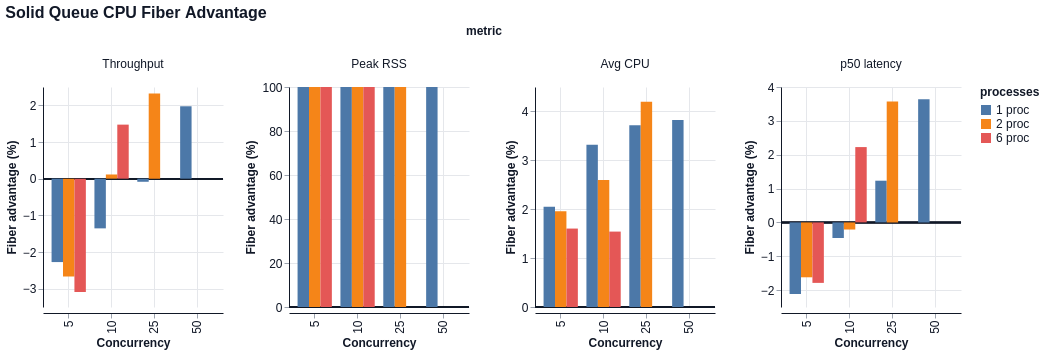

The specification (Vega-Lite) saved for this image:
### Vega-Lite specification from a JSON file in a GitHub repository (floating-point values rounded to 4 significant figures)
{"$schema": "https://vega.github.io/schema/vega-lite/v6.json", "title": "Solid Queue CPU Fiber Advantage", "data": {"values": [{"concurrency": 5, "processes": "1 proc", "metric": "Throughput", "value": -2.275}, {"concurrency": 5, "processes": "1 proc", "metric": "Peak RSS", "value": 100.0}, {"concurrency": 5, "processes": "1 proc", "metric": "Avg CPU", "value": 2.051}, {"concurrency": 5, "processes": "1 proc", "metric": "p50 latency", "value": -2.115}, {"concurrency": 10, "processes": "1 proc", "metric": "Throughput", "value": -1.355}, {"concurrency": 10, "processes": "1 proc", "metric": "Peak RSS", "value": 100.0}, {"concurrency": 10, "processes": "1 proc", "metric": "Avg CPU", "value": 3.317}, {"concurrency": 10, "processes": "1 proc", "metric": "p50 latency", "value": -0.4619}, {"concurrency": 25, "processes": "1 proc", "metric": "Throughput", "value": -0.08478}, {"concurrency": 25, "processes": "1 proc", "metric": "Peak RSS", "value": 100.0}, {"concurrency": 25, "processes": "1 proc", "metric": "Avg CPU", "value": 3.719}, {"concurrency": 25, "processes": "1 proc", "metric": "p50 latency", "value": 1.231}, {"concurrency": 50, "processes": "1 proc", "metric": "Throughput", "value": 1.974}, {"concurrency": 50, "processes": "1 proc", "metric": "Peak RSS", "value": 100.0}, {"concurrency": 50, "processes": "1 proc", "metric": "Avg CPU", "value": 3.823}, {"concurrency": 50, "processes": "1 proc", "metric": "p50 latency", "value": 3.637}, {"concurrency": 5, "processes": "2 proc", "metric": "Throughput", "value": -2.671}, {"concurrency": 5, "processes": "2 proc", "metric": "Peak RSS", "value": 100.0}, {"concurrency": 5, "processes": "2 proc", "metric": "Avg CPU", "value": 1.96}, {"concurrency": 5, "processes": "2 proc", "metric": "p50 latency", "value": -1.622}, {"concurrency": 10, "processes": "2 proc", "metric": "Throughput", "value": 0.1139}, {"concurrency": 10, "processes": "2 proc", "metric": "Peak RSS", "value": 100.0}, {"concurrency": 10, "processes": "2 proc", "metric": "Avg CPU", "value": 2.598}, {"concurrency": 10, "processes": "2 proc", "metric": "p50 latency", "value": -0.2109}, {"concurrency": 25, "processes": "2 proc", "metric": "Throughput", "value": 2.323}, {"concurrency": 25, "processes": "2 proc", "metric": "Peak RSS", "value": 100.0}, {"concurrency": 25, "processes": "2 proc", "metric": "Avg CPU", "value": 4.201}, {"concurrency": 25, "processes": "2 proc", "metric": "p50 latency", "value": 3.569}, {"concurrency": 5, "processes": "6 proc", "metric": "Throughput", "value": -3.092}, {"concurrency": 5, "processes": "6 proc", "metric": "Peak RSS", "value": 100.0}, {"concurrency": 5, "processes": "6 proc", "metric": "Avg CPU", "value": 1.604}, {"concurrency": 5, "processes": "6 proc", "metric": "p50 latency", "value": -1.788}, {"concurrency": 10, "processes": "6 proc", "metric": "Throughput", "value": 1.474}, {"concurrency": 10, "processes": "6 proc", "metric": "Peak RSS", "value": 100.0}, {"concurrency": 10, "processes": "6 proc", "metric": "Avg CPU", "value": 1.543}, {"concurrency": 10, "processes": "6 proc", "metric": "p50 latency", "value": 2.225}]}, "facet": {"column": {"field": "metric", "type": "nominal", "sort": ["Throughput", "Peak RSS", "Avg CPU", "p50 latency"]}}, "spec": {"width": 180, "height": 220, "layer": [{"mark": {"type": "rule", "color": "#111827", "strokeWidth": 1.5, "opacity": 0.75}, "encoding": {"y": {"datum": 0, "type": "quantitative", "title": "Fiber advantage (%)"}}}, {"mark": {"type": "bar", "tooltip": true}, "encoding": {"x": {"field": "concurrency", "type": "ordinal", "title": "Concurrency"}, "xOffset": {"field": "processes", "type": "nominal", "sort": ["1 proc", "2 proc", "6 proc"]}, "y": {"field": "value", "type": "quantitative", "title": "Fiber advantage (%)", "stack": null}, "color": {"field": "processes", "type": "nominal", "sort": ["1 proc", "2 proc", "6 proc"]}, "tooltip": [{"field": "metric", "type": "nominal"}, {"field": "concurrency", "type": "quantitative"}, {"field": "processes", "type": "nominal"}, {"field": "value", "type": "quantitative"}]}}]}, "resolve": {"scale": {"y": "independent"}}, "config": {"background": "white", "axis": {"labelFont": "Helvetica", "titleFont": "Helvetica", "labelFontSize": 12, "titleFontSize": 12, "labelColor": "#111827", "titleColor": "#111827", "domainColor": "#111827", "tickColor": "#9ca3af", "grid": true, "gridColor": "#e5e7eb"}, "header": {"labelFont": "Helvetica", "titleFont": "Helvetica", "labelFontSize": 12, "titleFontSize": 12, "labelColor": "#111827", "titleColor": "#111827"}, "legend": {"labelFont": "Helvetica", "titleFont": "Helvetica", "labelFontSize": 12, "titleFontSize": 12, "labelColor": "#111827", "titleColor": "#111827"}, "title": {"font": "Helvetica", "fontSize": 16, "anchor": "start", "color": "#111827"}, "view": {"stroke": null}}}
